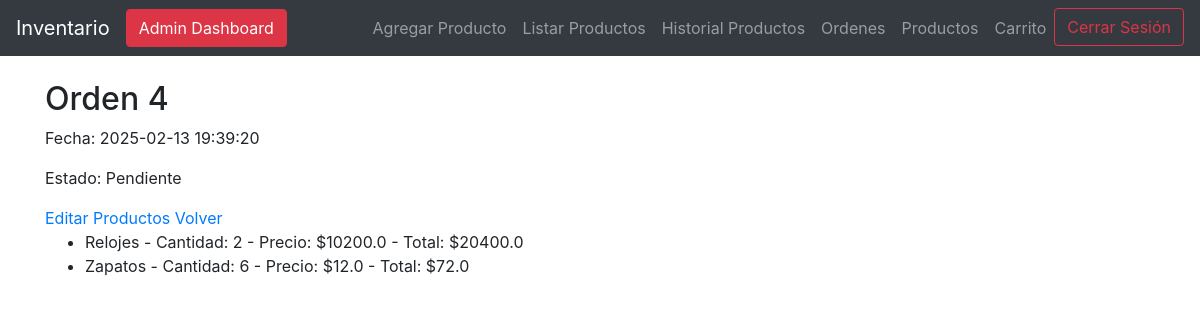
/orden/4 (signed in), run on an earlier commit of the app's database.
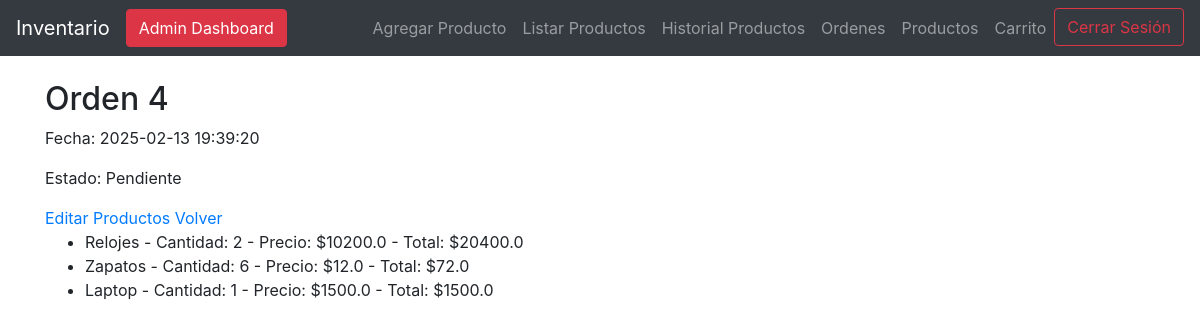
And on a later commit of the database.
### tables this page shows
CREATE TABLE ordenes (
               orden_id INTEGER PRIMARY KEY AUTOINCREMENT,
               usuario_id INTEGER NOT NULL,
               total REAL NOT NULL,
               fecha TIMESTAMP DEFAULT CURRENT_TIMESTAMP,
               estado TEXT DEFAULT 'pendiente',
               FOREIGN KEY (usuario_id) REFERENCES usuarios(usuario_id)
           );

CREATE TABLE detalles_orden (
               detalle_id INTEGER PRIMARY KEY AUTOINCREMENT,
               orden_id INTEGER NOT NULL,
               producto_id INTEGER NOT NULL,
               cantidad INTEGER NOT NULL,
               precio_unitario REAL NOT NULL,
               FOREIGN KEY (orden_id) REFERENCES ordenes(orden_id),
               FOREIGN KEY (producto_id) REFERENCES productos(id)
           );

CREATE TABLE productos (
            id INTEGER PRIMARY KEY AUTOINCREMENT,
            nombre TEXT UNIQUE NOT NULL,
            descripcion TEXT,
            cantidad INTEGER NOT NULL CHECK (cantidad >= 0),
            precio REAL NOT NULL CHECK (precio >= 0)
        );

### app.py (the view)
@app.route('/orden/<int:orden_id>')
@login_required
def mostrar_orden(orden_id):
    conn, cursor = connect_db()
    cursor.execute("""
        SELECT o.orden_id, o.fecha, o.estado, p.nombre, do.cantidad, do.precio_unitario
        FROM ordenes o
        JOIN detalles_orden do ON o.orden_id = do.orden_id
        JOIN productos p ON do.producto_id = p.id
        WHERE o.orden_id = ?
    """, (orden_id,))
    detalles = cursor.fetchall()
    conn.close()
    return render_template('orden.html', detalles=detalles)

### app.py (called while the page is built)
@login_manager.user_loader
def load_user(user_id):
    conn, cursor = connect_db()
    cursor.execute("SELECT usuario_id, nombre, email, rol FROM usuarios WHERE usuario_id = ?", (user_id,))
    usuario = cursor.fetchone()
    return Usuario(id=usuario[0], nombre=usuario[1], email=usuario[2], rol=usuario[3]) if usuario else None

### database.py (called while the page is built)
def connect_db():
    conn = sqlite3.connect(DB_NAME)
    cursor = conn.cursor()
    return conn, cursor

### templates/orden.html
{% extends 'base.html' %}
{% block content %}
    <h2>Orden {{ detalles[0][0] }}</h2>
    <p>Fecha: {{ detalles[0][1] }}</p>
    <p>Estado: {{ detalles[0][2] }}</p>
    <a href="{{ url_for('editar_detalles_orden', orden_id=detalles[0][0]) }}">Editar Productos</a>
    <a href="/ordenes" >Volver</a>
    <ul>
        {% for detalle in detalles %}
            <li>{{ detalle[3] }} - Cantidad: {{ detalle[4] }} - Precio: ${{ detalle[5] }} - Total: ${{ detalle[4] * detalle[5] }}</li>
        {% endfor %}
    </ul>
{% endblock %}

### templates/base.html (shortened to what this page needs)
<!DOCTYPE html>
<html lang="es">
<head>
    <link href="https://stackpath.bootstrapcdn.com/bootstrap/4.5.2/css/bootstrap.min.css" rel="stylesheet">
</head>
<body>
    <nav class="navbar navbar-expand-lg navbar-dark bg-dark">
        <a class="navbar-brand" href="/">Inventario</a>
        {% if current_user.is_authenticated and current_user.rol == 'admin' %}
            <a href="{{ url_for('admin_dashboard') }}" class="btn btn-danger">Admin Dashboard</a>
        {% endif %}
        <div class="collapse navbar-collapse">
            <ul class="navbar-nav ml-auto">
                {% if current_user.is_authenticated and current_user.rol == 'admin' %}
                <li class="nav-item"><a class="nav-link" href="/agregar">Agregar Producto</a></li>
                <li class="nav-item"><a class="nav-link" href="/listar">Listar Productos</a></li>
                <li class="nav-item"><a class="nav-link" href="/historial">Historial Productos</a></li>
                <li class="nav-item"><a class="nav-link" href="/ordenes">Ordenes</a></li>
                {% endif %}
                <li class="nav-item"><a class="nav-link" href="/productos">Productos</a></li>
                <li class="nav-item"><a class="nav-link" href="/carrito">Carrito</a></li>
                {% if current_user.is_authenticated %}
                <li class="nav-item">
                    <a href="{{ url_for('logout') }}" class="btn btn-outline-danger">Cerrar Sesión</a>
                </li>
                {% endif %}
            </ul>
        </div>
    </nav>
    <div class="container mt-4">
        {% block content %}
        {% endblock %}
    </div>
</body>
</html>

What changed in the data, as far as the page shows it:
added detalles_orden: nombre "Laptop", cantidad "1", precio_unitario "1500.0", detalle[4]*detalle[5] "1500.0"
